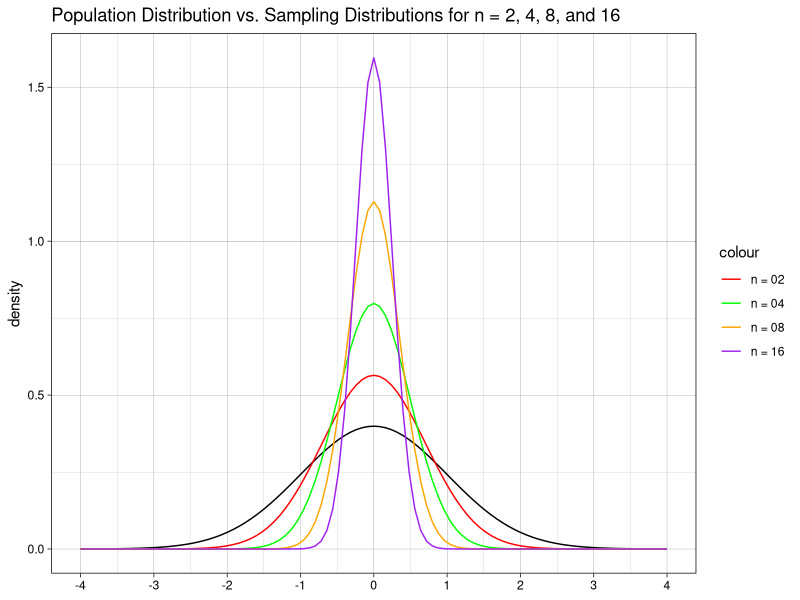
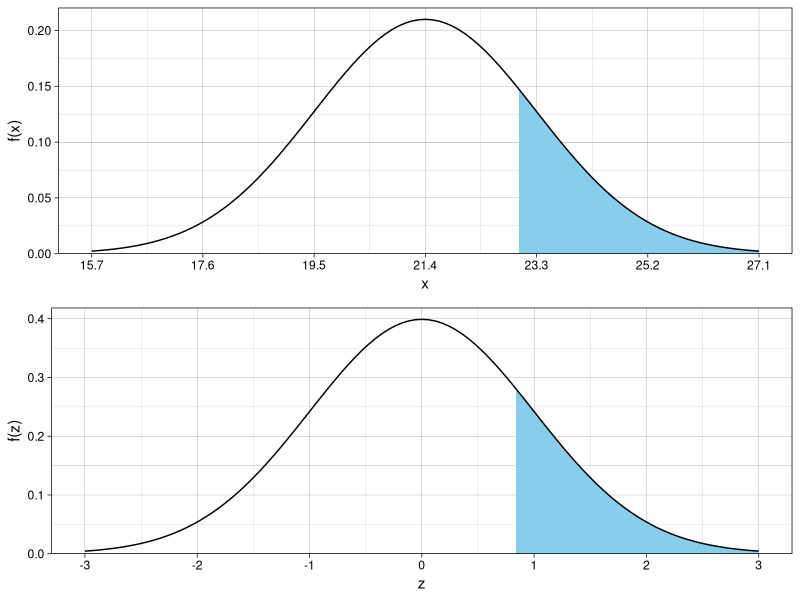
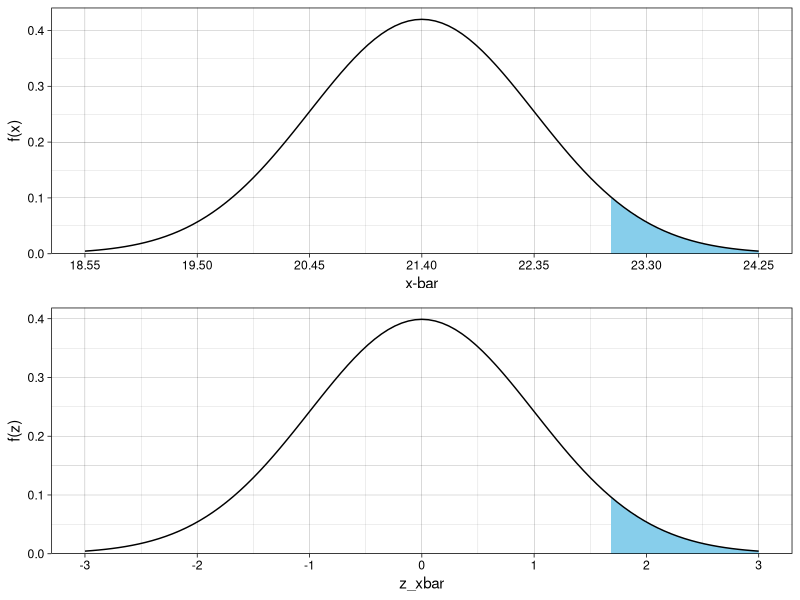
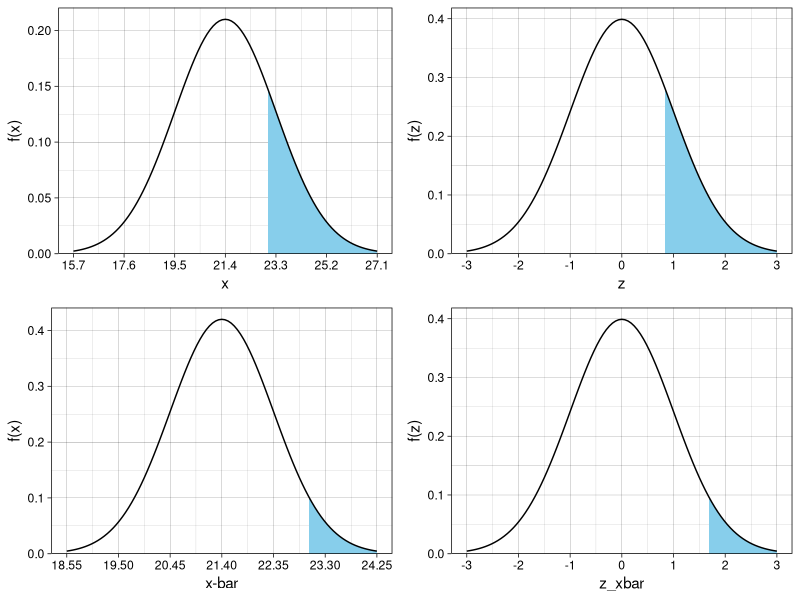

These figures' R source, in order:
## ---- chunk 1
knitr::opts_chunk$set(
  message = FALSE,
  warning = FALSE,
  comment = NA
)
## ---- chunk 2
library(tidyverse)
library(knitr)
library(kableExtra)
library(gridExtra)
## ---- chunk 3
# enter the population parameters
mu <- 0
sigma <- 1

# plotting limits for the x-axis
lower <- (mu - 4 * sigma)
upper <- (mu + 4 * sigma)

curvesplot <- ggplot() +
  stat_function(
    fun = dnorm, # population curve
    args = list(mu, sigma),
    xlim = c(lower, upper)
  ) +
  stat_function(
    fun = dnorm, # x-bar when n = 2
    args = list(mu, sigma / sqrt(2)),
    xlim = c(lower, upper),
    aes(color = "n = 02")
  ) +
  stat_function(
    fun = dnorm, # x-bar when n = 4
    args = list(mu, sigma / sqrt(4)),
    xlim = c(lower, upper),
    aes(color = "n = 04")
  ) +
  stat_function(
    fun = dnorm, # x-bar when n = 8
    args = list(mu, sigma / sqrt(8)),
    xlim = c(lower, upper),
    aes(color = "n = 08")
  ) + # x-bar when n = 8
  stat_function(
    fun = dnorm, # x-bar when n = 16
    args = list(mu, sigma / sqrt(16)),
    xlim = c(lower, upper),
    aes(color = "n = 16")
  ) +
  scale_x_continuous(breaks = seq(lower, upper, sigma)) +
  scale_color_manual(values = c(
    "n = 02" = "red",
    "n = 04" = "green",
    "n = 08" = "orange",
    "n = 16" = "purple"
  )) +
  labs(
    title = "Population Distribution vs. Sampling Distributions for n = 2, 4, 8, and 16",
    x = NULL, y = "density"
  ) +
  theme_linedraw()
## ---- chunk 4
curvesplot
## ---- chunk 5
tibble(
  n = c(1, 2, 4, 8, 16),
  SD = sigma / sqrt(n)
) %>%
  kable(
    digits = 4,
    align = c("c", "c")
  ) %>%
  kable_styling(
    full_width = FALSE,
    position = "left",
    font_size = 14
  )
## ---- chunk 6
# population parameters
mu <- 21.4
sigma <- 1.9

# the value of interest
x <- 23.0

# area to the right of chosen x value
pnorm(x, mu, sigma, lower.tail = FALSE)

# area to the right of standardized x
z <- (x - mu) / sigma
pnorm(z, 0, 1, lower.tail = FALSE)
## ---- chunk 7
LB <- mu - 3 * sigma # lower limit for plotting
UB <- mu + 3 * sigma # upper limit for plotting

plotX <- ggplot() +
  stat_function(
    fun = dnorm,
    args = list(mu, sigma),
    geom = "area",
    xlim = c(x, UB),
    fill = "skyblue"
  ) +
  stat_function(
    fun = dnorm,
    args = list(mu, sigma)
  ) +
  scale_x_continuous(
    limits = c(LB, UB),
    breaks = seq(from = LB, to = UB, by = sigma)
  ) +
  scale_y_continuous(expand = expansion(mult = c(0, 0.05))) +
  labs(x = "x", y = "f(x)") +
  theme_linedraw()

plotZ <- ggplot() +
  stat_function(
    fun = dnorm,
    args = list(0, 1),
    geom = "area",
    xlim = c(z, 3),
    fill = "skyblue"
  ) +
  stat_function(fun = dnorm, args = list(0, 1)) +
  scale_x_continuous(
    limits = c(-3, 3),
    breaks = seq(from = -3, to = 3, by = 1)
  ) +
  scale_y_continuous(expand = expansion(mult = c(0, 0.05))) +
  labs(x = "z", y = "f(z)") +
  theme_linedraw()
## ---- chunk 8
grid.arrange(plotX, plotZ)
## ---- chunk 9
mu <- 21.4
sigma <- 1.9
n <- 4
x_bar <- 23.0

# area to the right of chosen x-bar value
sigma_xbar <- sigma / sqrt(n)
pnorm(x_bar, mu, sigma_xbar, lower.tail = FALSE)

# area to the right of standardized x-bar
z_xbar <- (x_bar - mu) / sigma_xbar
pnorm(z_xbar, 0, 1, lower.tail = FALSE)
## ---- chunk 10
LB <- mu - 3 * sigma_xbar # lower limit for plotting
UB <- mu + 3 * sigma_xbar # upper limit for plotting

plotXbar <- ggplot() +
  stat_function(
    fun = dnorm,
    args = list(mu, sigma_xbar),
    geom = "area",
    xlim = c(x_bar, UB),
    fill = "skyblue"
  ) +
  stat_function(
    fun = dnorm,
    args = list(mu, sigma_xbar)
  ) +
  scale_x_continuous(
    limits = c(LB, UB),
    breaks = seq(from = LB, to = UB, by = sigma_xbar)
  ) +
  scale_y_continuous(expand = expansion(mult = c(0, 0.05))) +
  labs(x = "x-bar", y = "f(x)") +
  theme_linedraw()

plotZbar <- ggplot() +
  stat_function(
    fun = dnorm,
    args = list(0, 1),
    geom = "area",
    xlim = c(z_xbar, 3),
    fill = "skyblue"
  ) +
  stat_function(
    fun = dnorm,
    args = list(0, 1)
  ) +
  scale_x_continuous(
    limits = c(-3, 3),
    breaks = seq(from = -3, to = 3, by = 1)
  ) +
  scale_y_continuous(expand = expansion(mult = c(0, 0.05))) +
  labs(x = "z_xbar", y = "f(z)") +
  theme_linedraw()
## ---- chunk 11
grid.arrange(plotXbar, plotZbar)
## ---- chunk 12
grid.arrange(plotX, plotZ, plotXbar, plotZbar)
## ---- chunk 13
tibble(
  value = c(
    "x = 23.0",
    "z-score of x",
    "x-bar = 23.0",
    "z-score of x-bar"
  ),
  "probability of being at least that value" = c(
    pnorm(x, mu, sigma, lower.tail = FALSE),
    pnorm(z, 0, 1, lower.tail = FALSE),
    pnorm(x_bar, mu, sigma_xbar, lower.tail = FALSE),
    pnorm(z_xbar, 0, 1, lower.tail = FALSE)
  )
) %>%
  kable(
    digits = 4,
    align = c("c", "c")
  ) %>%
  kable_styling(
    full_width = FALSE,
    position = "left",
    font_size = 14
  )
## ---- chunk 14
sessionInfo()
